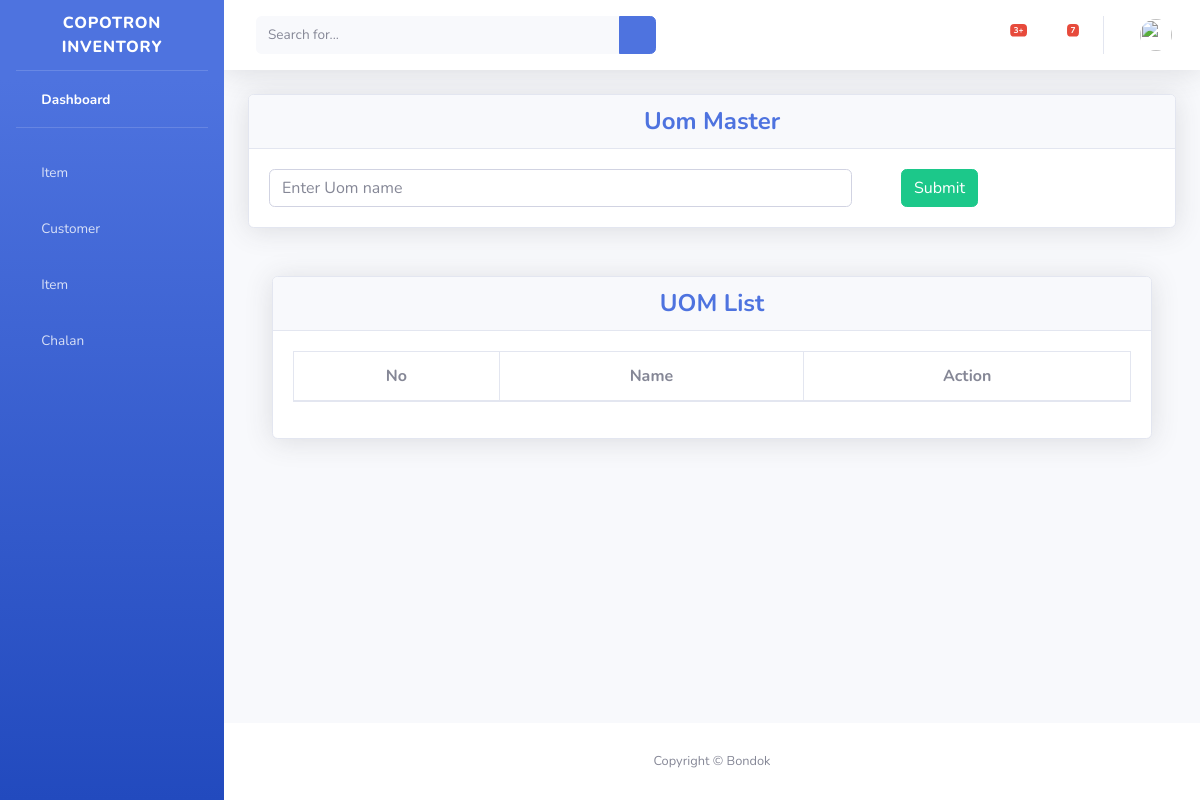
The app's page /item/uom, older data.
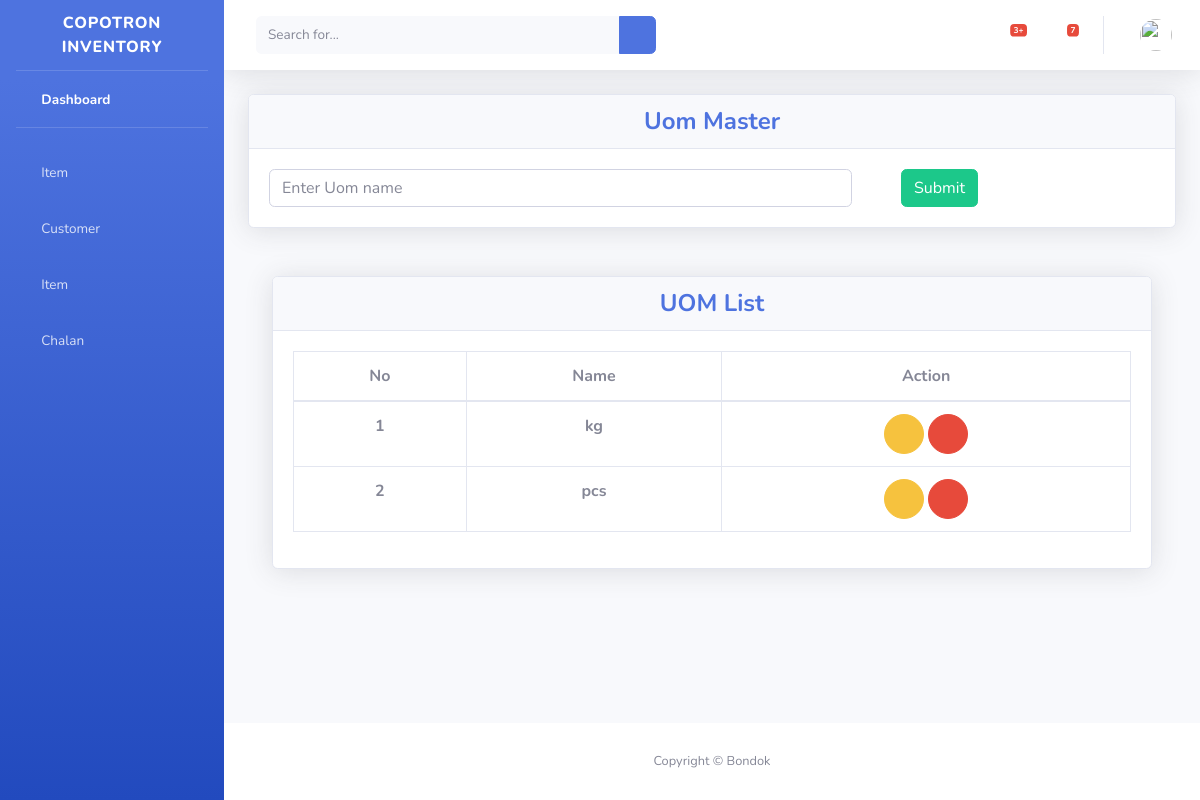
The same page, newer data.
### item/models.py (models this page shows, shortened)
class InventoryBaseModel(models.Model):
    created_at = models.DateTimeField(auto_now=True)
    status = models.BooleanField(default=True)
    class Meta:
        abstract = True

class Uom(InventoryBaseModel):
    name = models.CharField(max_length=100, null=True, blank=True)
    class Meta:
        db_table = "uom"

### item/views.py (the view, shortened to what this page needs)
# urls.py: path("uom", views.UomView.as_view(), name="uom"),
class UomView(View):
    from_class = UomForm
    template_name = "uom/uom.html"
    def get(self, request):
        uoms = Uom.objects.all()
        context = {"uoms": uoms}
        return render(request, self.template_name, context)

### item/templates/uom/uom.html (shortened to what this page needs)
{% extends 'base.html' %}
{% load static %}
{% block main %}
<div class="container-fluid">
    <div class="row">
        <div class="col-lg-12 col-md-12 mb-4">
        <div class="card shadow mb-4">
        <div class="card-header py-6" align="center">
            <h4 class="m-0 font-weight-bold text-primary" >Uom Master</h4>
        </div>
        <div class="card-body" align="center">
            <form method="POST" id="addUom" action="{% url 'uom' %}">
                <div class="row">
                    <div class="col-8">
                        <input type="text" name="name"  class="form-control" placeholder="Enter Uom name" required>
                    </div>
                    <div class="col-2">
                    <button class="btn btn-success">Submit</button>
                </div>
                </div>
            </form>
        </div>
        </div>
    </div>
</div>
<div class="container-fluid">
    <div class="row">
        <div class="col-lg-12 col-md-12 mb-4">
            <div class="card shadow mb-4">
            <div class="card-header py-6">
                <h4 class="m-0 font-weight-bold text-center text-primary">UOM List</h4>
            </div>
            <div class="card-body">
                <div class="table-responsive">
                <table class="table table-bordered text-center" id="dataTable" width="100%" cellspacing="0">
                    <thead>
                    <tr>
                        <th>No</th>
                        <th>Name</th>
                        <th>Action</th>
                    </tr>
                    </thead>
                    <tbody>
                        {% for val in uoms %}
                        <tr>
                            <th>{{ forloop.counter }}</th>
                            <th>{{ val.name }}</th>
                            <th>
                                <a data-id="{{ val.id }}" data-target="#myModal"
                                    data-toggle="modal" class="edit_uom_btn">
                                    <button class="btn btn-warning btn-circle">
                                        <i class="fas fa-exclamation-triangle"></i>
                                    </button>
                                </a>
                                <a data-id="{{ val.id }}"  class="delete_uom_btn" value="{{csrf_token}}">
                                    <button class="btn btn-danger btn-circle">
                                        <i class="fas fa-trash"></i>
                                    </button>
                                </a>
                            </th>
                        </tr>
                        {% endfor %}
                    </tbody>
                </table>
                </div>
            </div>
            </div>
        </div>
        </div>
    </div>
</div>
{% endblock %}

### templates/base.html (shortened to what this page needs)
<!DOCTYPE html>
<html lang="en">
    <head>
        {% include "links.html" %}
    </head>
        <body id="page-top" onload="createTable()">
            <div id="wrapper">
                {% include "sidebar.html" %}
                <div id="content-wrapper" class="d-flex flex-column">
                <div id="content">
                {% include "topbar.html" %}
                    {% block main %}
                    {% endblock %}
                </div>
                {% include "footer.html" %}
                </div>
            </div>
         </body>
</html>

### templates/links.html (shortened to what this page needs)
{% load static %}
  <link href="{% static 'vendor/fontawesome-free/css/all.min.css' %}" rel="stylesheet type="text/css">
  <link href="{% static 'css/sb-admin-2.min.css' %}" rel="stylesheet">
  <link rel="stylesheet" href="https://cdnjs.cloudflare.com/ajax/libs/toastr.js/latest/css/toastr.css">
  <link href="{% static 'vendor/datatables/dataTables.bootstrap4.min.css' %}" rel="stylesheet">

### templates/scripts.html (shortened to what this page needs)
 {% load static %}

### templates/sidebar.html (shortened to what this page needs)
{% load static %}
    <ul class="navbar-nav bg-gradient-primary sidebar sidebar-dark accordion" id="accordionSidebar">
      <a class="sidebar-brand d-flex align-items-center justify-content-center" href="">
        <div class="sidebar-brand-text mx-3">Copotron Inventory</div>
      </a>
      <hr class="sidebar-divider my-0">
      <li class="nav-item active">
        <a class="nav-link" href="">
          <i class="fas fa-fw fa-tachometer-alt"></i>
          <span>Dashboard</span></a>
      </li>
      <hr class="sidebar-divider">
      <li class="nav-item">
        <a class="nav-link" href="{% url 'item' %}">
          <i class="fas fa-fw fa-cog"></i>
          <span>Item</span>
        </a>
      </li>
      <li class="nav-item">
        <a class="nav-link" href="">
          <i class="fas fa-fw fa fa-users"></i>
          <span>Customer</span>
        </a>
      </li>
      <li class="nav-item">
        <a class="nav-link" href="">
          <i class="fas fa-fw fa fa-tree"></i>
          <span>Item</span>
        </a>
      </li>
      <li class="nav-item">
        <a class="nav-link" href="">
          <i class="fas fa-fw fa fa-briefcase"></i>
          <span>Chalan</span>
        </a>
      </li>
    </ul>

### templates/topbar.html (shortened to what this page needs)
{% load static %}
        <nav class="navbar navbar-expand navbar-light bg-white topbar mb-4 static-top shadow">
          <form class="d-none d-sm-inline-block form-inline mr-auto ml-md-3 my-2 my-md-0 mw-100 navbar-search">
            <div class="input-group">
              <input type="text" class="form-control bg-light border-0 small" placeholder="Search for..." aria-label="Search" aria-describedby="basic-addon2">
              <div class="input-group-append">
                <button class="btn btn-primary" type="button">
                  <i class="fas fa-search fa-sm"></i>
                </button>
              </div>
            </div>
          </form>
          <ul class="navbar-nav ml-auto">
            <li class="nav-item dropdown no-arrow mx-1">
              <a class="nav-link dropdown-toggle" href="#" id="alertsDropdown" role="button" data-toggle="dropdown" aria-haspopup="true" aria-expanded="false">
                <i class="fas fa-bell fa-fw"></i>
                <span class="badge badge-danger badge-counter">3+</span>
              </a>
            </li>
            <li class="nav-item dropdown no-arrow mx-1">
              <a class="nav-link dropdown-toggle" href="#" id="messagesDropdown" role="button" data-toggle="dropdown" aria-haspopup="true" aria-expanded="false">
                <i class="fas fa-envelope fa-fw"></i>
                <span class="badge badge-danger badge-counter">7</span>
              </a>
            </li>
            <li class="nav-item dropdown no-arrow">
              <a class="nav-link dropdown-toggle" href="#" id="userDropdown" role="button" data-toggle="dropdown" aria-haspopup="true" aria-expanded="false">
                <img class="img-profile rounded-circle" src="{% static 'img/user.jpg' %}">
              </a>
            </li>
          </ul>
        </nav>

### templates/footer.html
 <footer class="sticky-footer bg-white">
        <div class="container my-auto">
          <div class="copyright text-center my-auto">
             <span>Copyright &copy;  Bondok</span>
          </div>
        </div>
 </footer>

Row changes from the older to the newer data that the page shows:
added Uom: name "kg"
added Uom: name "pcs"
